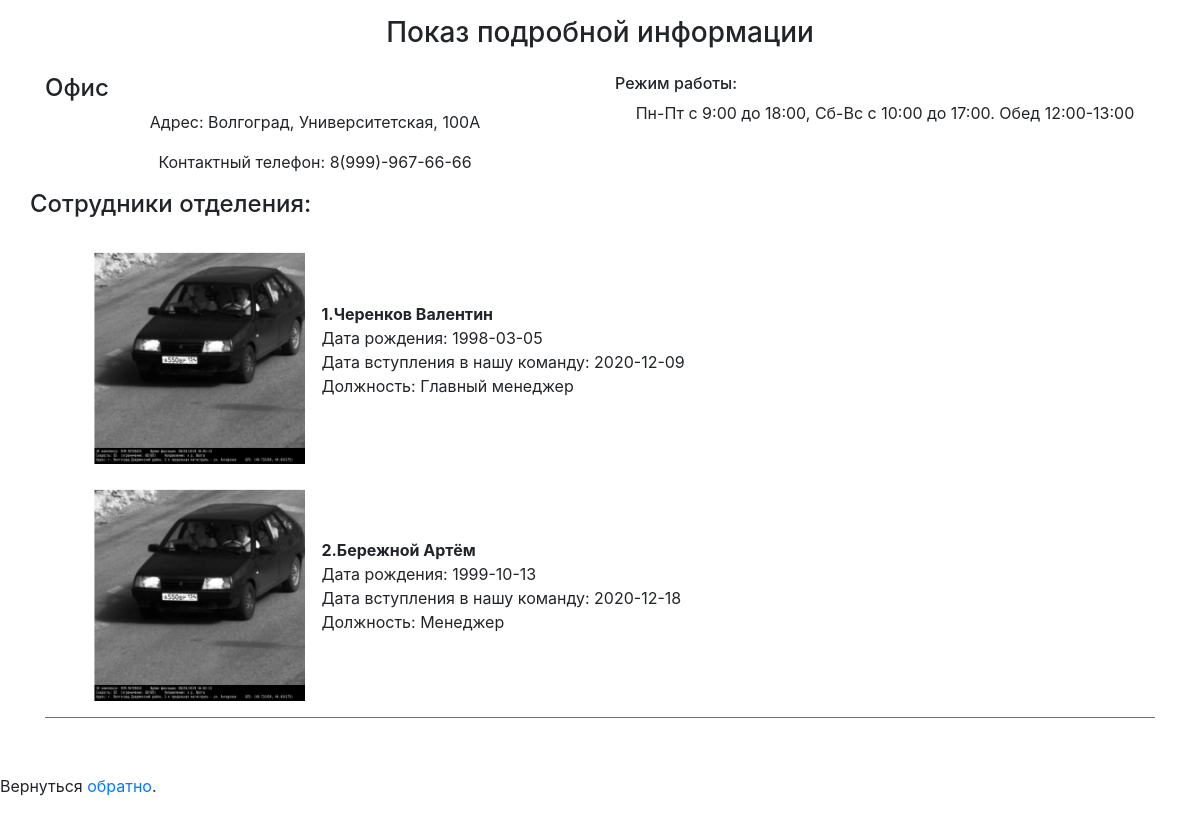
The app's page /phpscripts/infoFromOtdel.php?Otdel_id=5 with its own data.
### tables this page shows
CREATE TABLE `otdelenia` (
  `id` int(11) NOT NULL,
  `name` varchar(100) NOT NULL,
  `rezhim_raboty` varchar(255) NOT NULL,
  `date_obr` date NOT NULL,
  `address` varchar(255) NOT NULL,
  `phone` varchar(17) NOT NULL
);

CREATE TABLE `sotrudniki` (
  `idSot` int(10) NOT NULL,
  `name` varchar(50) NOT NULL,
  `birhDate` date NOT NULL,
  `rabDate` date NOT NULL,
  `dolzh` varchar(100) NOT NULL,
  `image` varchar(255) NOT NULL,
  `otdel_ID` int(11) NOT NULL
);

### phpscripts/infoFromOtdel.php (the view, shortened to what this page needs)
<!DOCTYPE html>
<html lang="ru">
<head>
    <link rel="stylesheet" type="text/css" href="../css/bootstrap.min.css">
    <link rel="stylesheet" href="https://stackpath.bootstrapcdn.com/bootstrap/4.5.0/css/bootstrap.min.css">
</head>
<body>
    <?php
    require_once "../db.php";
    ?>
    <div class="container pb-3 pt-3">
        <center>
            <h3>Показ подробной информации</h3>
        </center>
        <?php
        if (isset($_GET["Otdel_id"])) {
            $otdel = mysqli_query($link, "SELECT * FROM `otdelenia` WHERE `id` = '" . mysqli_real_escape_string($link, $_GET["Otdel_id"]) . "' LIMIT 1");
            $otd = mysqli_fetch_array($otdel);
        ?>
            <div class="row pt-3">
                <div class="col">
                    <h4><?php echo $otd['name'] ?>
                    </h4>
                    <p class="pt-0 text-center"> Адрес: <?php echo $otd['address'] ?> </p>
                    <p class="pt-0 text-center"> Контактный телефон: <?php echo $otd['phone'] ?> </p>
                </div>
                <div class="col">
                    <h6>Режим работы: </h6>
                    <p class="pt-0 text-center"> <?php echo $otd['rezhim_raboty'] ?> </p>
                </div>
            </div>
            <div class="row">
                <p>
                    <h4>Сотрудники отделения: <h4>
                </p>
            </div>
            <?php
            $otd_sotrud = mysqli_query($link, "SELECT * FROM sotrudniki WHERE otdel_ID = '" . mysqli_real_escape_string($link, $otd['id']) . "'");
            $count_otd_sotrud = mysqli_num_rows($otd_sotrud);
            $n = 1;
            if ($count_otd_sotrud >= 1) :
                while ($str = mysqli_fetch_array($otd_sotrud)) { ?>
                    <div class="otd mt-4">
                        <div class="media ml-5">
                            <img class="mr-3" width="20%" src="../img/sotrudImg/<?php echo $str['image'] ?>">
                            <div class="media-body align-self-center">
                                <strong> <?php echo $n . '.' . $str['name'] ?> </strong>
                                <p>Дата рождения: <?php echo $str['birhDate'] ?>
                                    <br>Дата вступления в нашу команду: <?php echo $str['rabDate'] ?>
                                    <br>Должность: <?php echo $str['dolzh'] ?> </p>
                            </div>
                        </div>
                    </div>
                <?php $n += 1;
                } ?>
            <?php
            else :
                echo 'Пока в этом отделении не зарегестрированы сотрудники.';
            endif;
            echo '<hr align="center" width="100%" color="Grey" />';
        } else if (isset($_GET["Sotrud_id"])) {
            $sotrud = mysqli_query($link, "SELECT * FROM `sotrudniki` WHERE `idSot` = '" . mysqli_real_escape_string($link, $_GET["Sotrud_id"]) . "' LIMIT 1");
            $str = mysqli_fetch_array($sotrud);
            ?>
            <div class="row mt-4">
                <div class="media ml-5">
                    <img class="mr-3" width="20%" src="../img/sotrudImg/<?php echo $str['image'] ?>">
                    <div class="media-body align-self-center">
                        <strong> <?php echo $str['name'] ?> </strong>
                        <?php if (isset($_SESSION["auth"])) : ?>
                            <a href="../phpscripts/sotrudDelete.php?del_id=<?php echo $str['idSot']; ?>" class="btn fa fa-trash" style="color:blue;"></a>
                            <a href="../phpscripts/sotrudCorrect.php?correct_id=<?php echo $str['idSot']; ?>?" class="btn fa fa-cog" style="color:blue;"></a>
                        <?php endif; ?>
                        <p>Дата рождения: <?php echo $str['birhDate'] ?>
                            <br>Дата вступления в нашу команду: <?php echo $str['rabDate'] ?>
                            <br>Должность: <?php echo $str['dolzh'] ?> </p>
                    </div>
                </div>
            </div>
            <?php
            $otd_query = mysqli_query($link, "SELECT * FROM otdelenia WHERE id = '" . mysqli_real_escape_string($link, $str['otdel_ID']) . "' LIMIT 1");
            $otd = mysqli_fetch_array($otd_query);
            $count_otd_query = mysqli_num_rows($otd_query);
            if ($count_otd_query) : ?>
                <div class="row mt-5">
                    <p>
                        <h4>Информация об отделении сотрудника: <h4>
                    </p>
                </div>
                <div class="row pt-3">
                    <div class="col">
                        <h4><?php echo $otd['name'] ?>
                            <?php if (isset($_SESSION["auth"])) : ?>
                                <a href="./phpscripts/otdelDelete.php?delOtdel_id=<?php echo $otd['id']; ?>" class="btn fa fa-trash" style="color:blue;"></a>
                                <a href="./phpscripts/otdelCorrect.php?correctOtdel_id=<?php echo $otd['id']; ?>" class="btn fa fa-cog" style="color:blue;"></a>
                            <?php endif; ?>
                        </h4>
                        <p class="pt-0 text-center"> Адрес: <?php echo $otd['address'] ?> </p>
                        <p class="pt-0 text-center"> Контактный телефон: <?php echo $otd['phone'] ?> </p>
                    </div>
                    <div class="col">
                        <h6>Режим работы: </h6>
                        <p class="pt-0 text-center"> <?php echo $otd['rezhim_raboty'] ?> </p>
                    </div>
                </div>
        <?php
            endif;
            echo '<hr align="center" width="100%" color="Grey" />';
        }
        ?>
    </div>
    <br>
    <p>Вернуться <a href="<?php echo $_SERVER["HTTP_REFERER"]; ?>">обратно</a>.</p>
</body>
</html>

### records on screen
otdelenia: name "Офис", address "Волгоград, Университетская, 100А", phone "8(999)-967-66-66", rezhim_raboty "Пн-Пт с 9:00 до 18:00, Сб-Вс с 10:00 до 17:00. Обед 12:00-13:00"
sotrudniki: image (picture), name "Черенков Валентин", birhDate "1998-03-05", rabDate "2020-12-09", dolzh "Главный менеджер"
sotrudniki: image (picture), name "Бережной Артём", birhDate "1999-10-13", rabDate "2020-12-18", dolzh "Менеджер"
